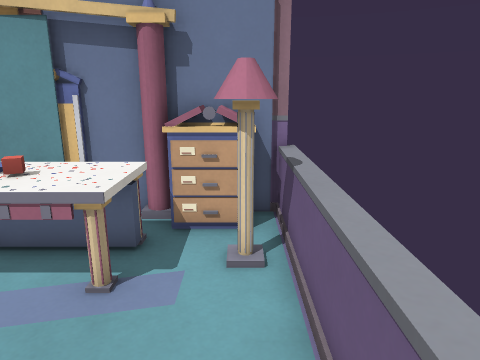
view 1 (above)

12 first-person views from a walk through a 3-D level made in the Godot game engine. The camera is 1.5 m above the floor, tilts 14° down and sees 70° across. The floor is counted in squares, 0.5 m on a side. Each view is taken from the middle of a square. On the plan, view 1 faces up. The plan holds only what a view shows up to about 20 squares ahead; the rest is blank. Door leaves are left out where a doorway can be walked through. Surface patterns are stand-ins for the level's own textures.

view 2
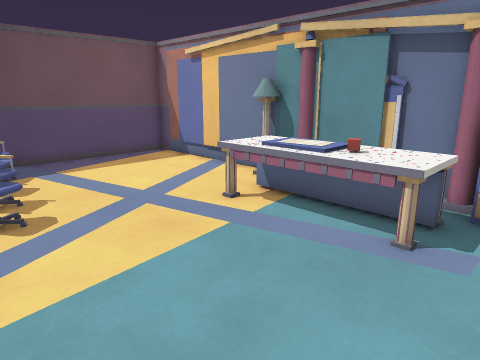

view 3
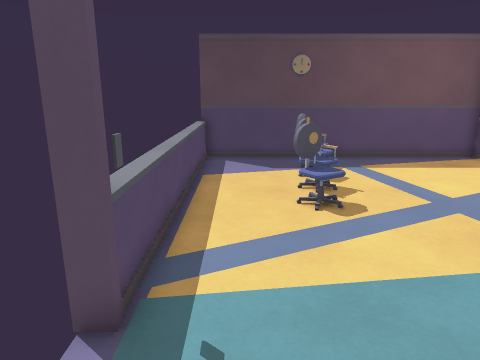

view 4
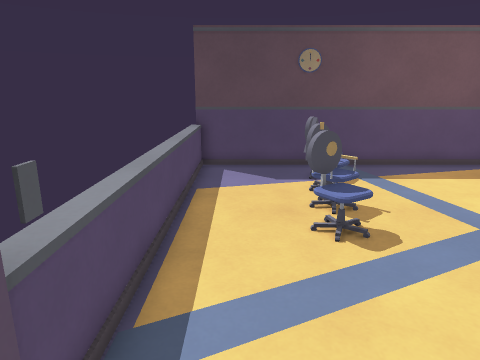

view 5
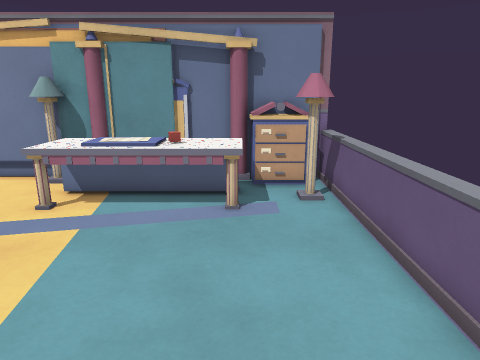

view 6
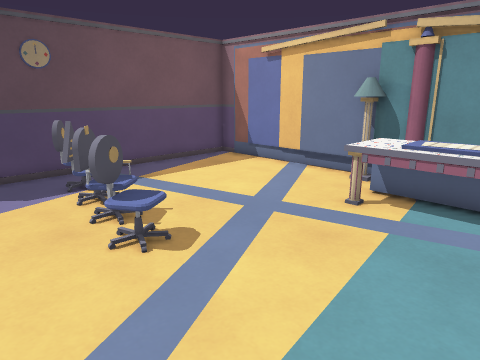

view 7
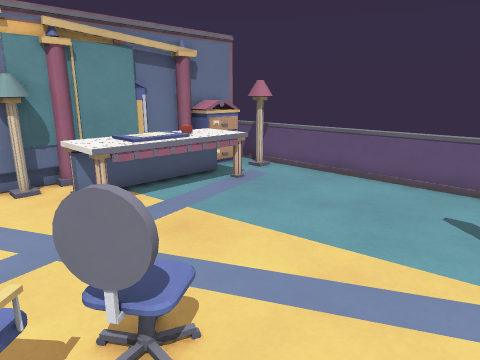

view 8
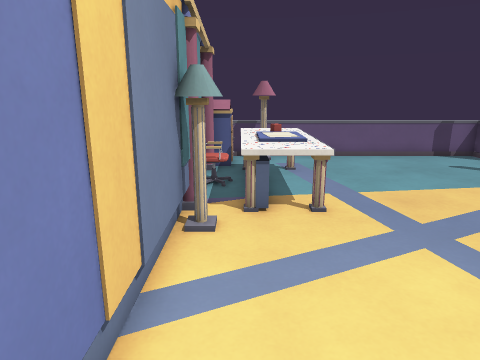

view 9
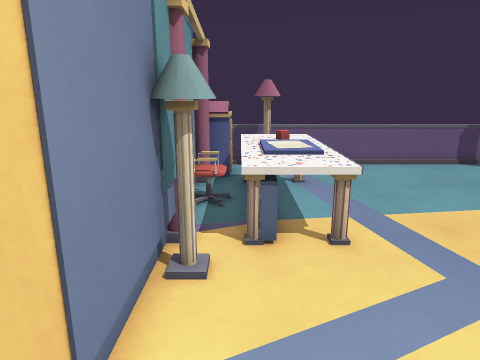

view 10
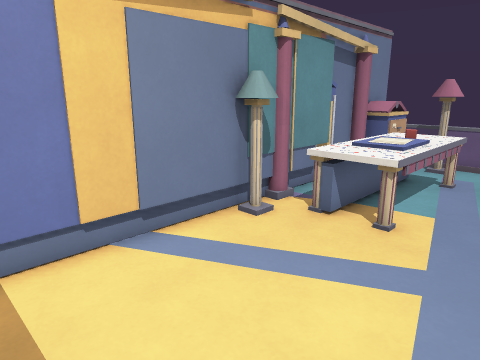

view 11
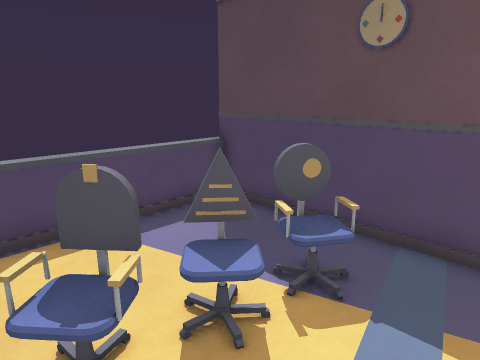

view 12
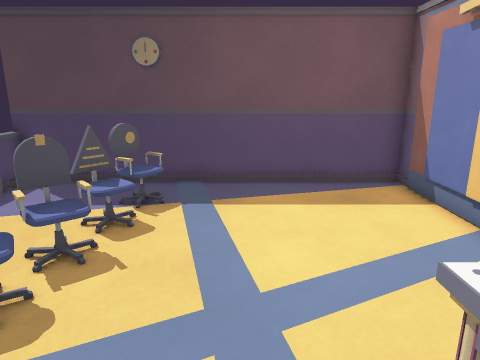

### Floor plan
Ten units are one square. View 1 is at (0, 0); x grows to the right and y downward. Boxes are objects, and circles mark ways between rooms. Rooms are numbered by the first view taken in them; rooms with no view inside come last. Other rooms are left out.
<svg viewBox="-176 -92 191 147">
<path fill="none" stroke="#000" d="M-100 6 -95 14M-84 -81 -84 -78 -86 -78M-72 -85 -160 -85M-40 -83 -159 -83M-94 47 -39 47M-16 -73 -16 -85M-22 -85 -45 -85M4 -58 0 -58M-153 -1 -144 5M-161 -87 -170 -87 -170 5M-109 9 -104 5M-116 3 -110 -2M-134 3 -127 8M-48 -85 -64 -85M10 48 10 -60M-95 16 -102 6M-171 47 -94 47M-170 5 -170 50M10 -85 -19 -85M10 -60 10 -87"/>
<rect x="-85" y="-75" width="70" height="30" fill="#bbb"><title>desk</title></rect>
<rect x="-75" y="-85" width="10" height="10" fill="#bbb"><title>column</title></rect>
<rect x="-25" y="-85" width="10" height="10" fill="#bbb"><title>column</title></rect>
<circle cx="-140" cy="0" r="3" fill="#2a7"/>
<circle cx="-160" cy="0" r="3" fill="#2a7"/>
<circle cx="-90" cy="35" r="3" fill="#2a7"/>
<text x="-70" y="-20">1</text>
<text x="-130" y="30">2</text>
<text x="0" y="-80">3</text>
</svg>
Room 1 opens to room 2.

Where each view was taken, in squares from view 1:
view 1: 0 up, 0 right, facing up
view 2: 2 down, 0 right, facing up-left
view 3: 3 down, 0 right, facing left
view 4: 3 down, 2 left, facing left
view 5: 4 down, 2 left, facing up
view 6: 4 down, 3 left, facing up-left
view 7: 4 down, 11 left, facing up-right
view 8: 7 up, 16 left, facing right
view 9: 7 up, 14 left, facing right
view 10: 2 up, 15 left, facing up-right
view 11: 3 up, 10 left, facing down-left
view 12: 3 up, 5 left, facing left
